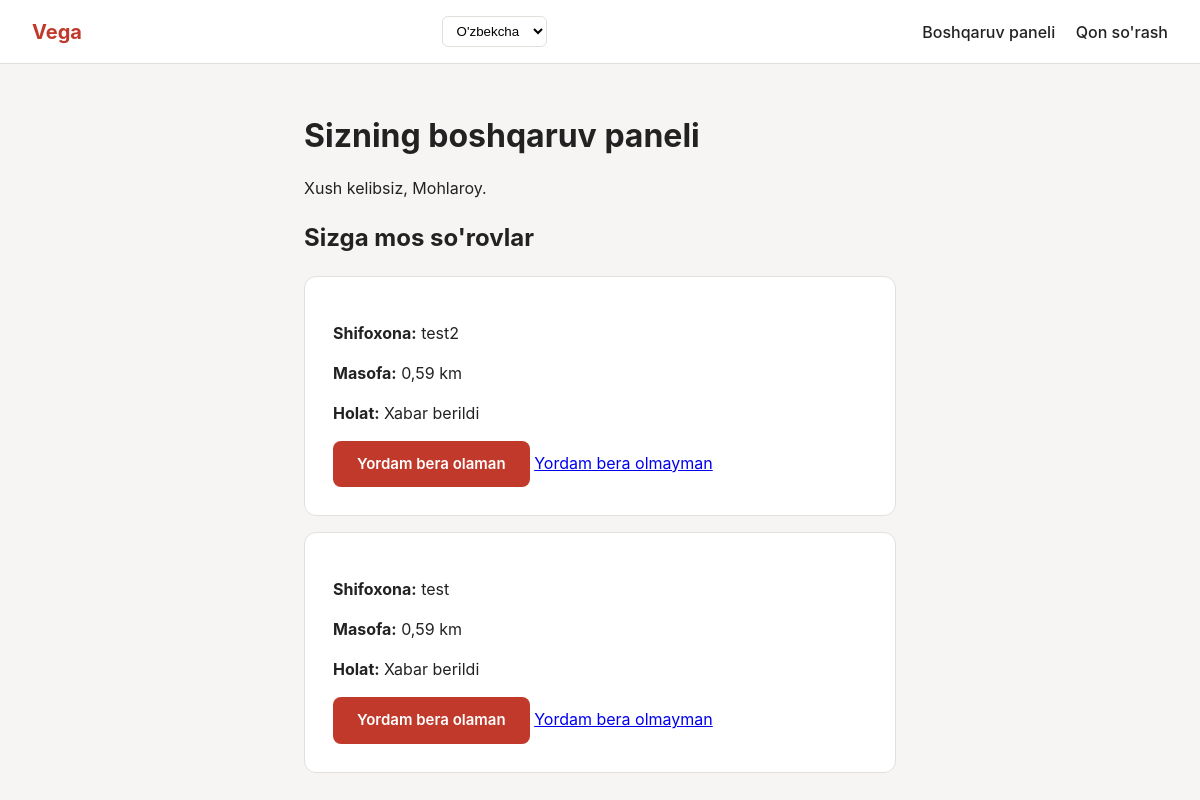
The app's page /uz/dashboard/ (signed in), older data.
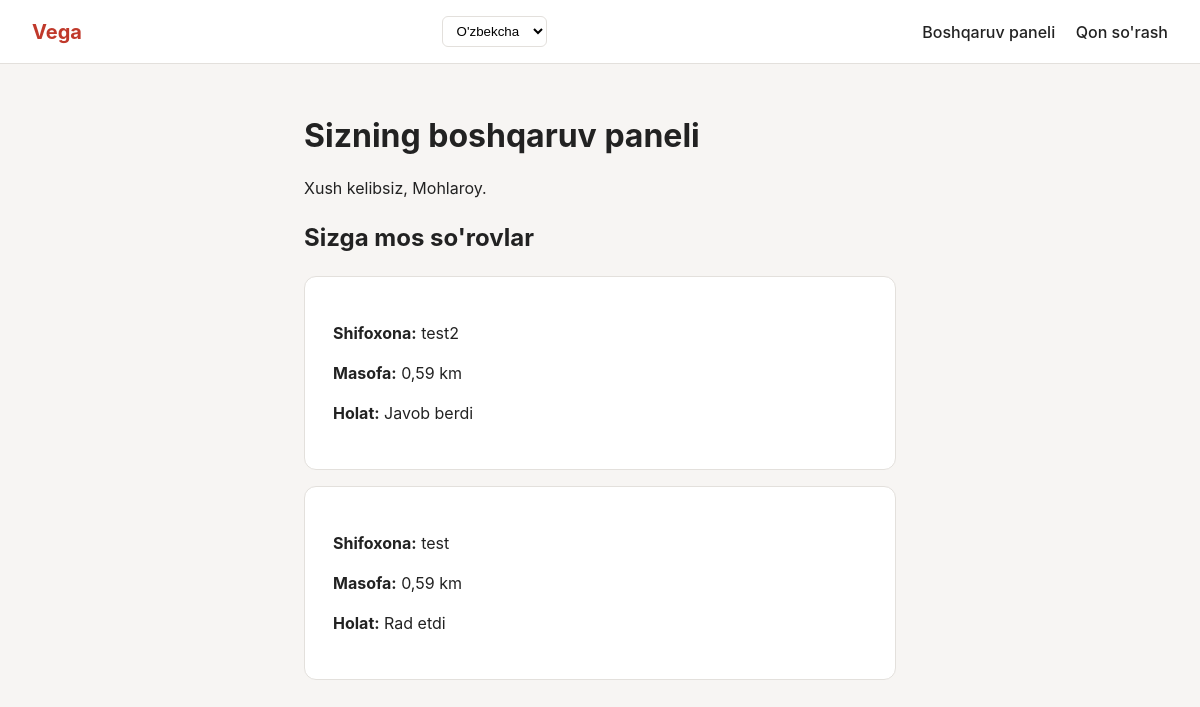
The same page, newer data.
### tracker/models.py (models this page shows, shortened)
class Match(models.Model):
    class Status(models.TextChoices):
        NOTIFIED = "notified", _("Xabar berildi")
        RESPONDED = "responded", _("Javob berdi")
        DECLINED = "declined", _("Rad etdi")
    blood_request = models.ForeignKey(
        BloodRequest, on_delete=models.CASCADE, related_name="matches"
    )
    donor = models.ForeignKey(
        DonorProfile, on_delete=models.CASCADE, related_name="matches"
    )
    distance_km = models.FloatField()
    status = models.CharField(
        max_length=20, choices=Status.choices, default=Status.NOTIFIED
    )
    created_at = models.DateTimeField(auto_now_add=True)
    class Meta:
        unique_together = ("blood_request", "donor")

class BloodRequest(models.Model):
    class Urgency(models.TextChoices):
        NORMAL = "normal", _("Oddiy")
        URGENT = "urgent", _("Shoshilinch")
        CRITICAL = "critical", _("Kritik")
    class Status(models.TextChoices):
        OPEN = "open", _("Ochiq")
        MATCHED = "matched", _("Moslashtirilgan")
        CLOSED = "closed", _("Yopiq")
        EXPIRED = "expired", _("Muddati tugagan")
    requester = models.ForeignKey(
        User, on_delete=models.CASCADE, related_name="blood_requests"
    )
    blood_type = models.CharField(max_length=3, choices=BloodType.choices)
    hospital_name = models.CharField(max_length=200)
    hospital_address = models.CharField(max_length=300)
    latitude = models.FloatField()
    longitude = models.FloatField()
    urgency = models.CharField(
        max_length=20, choices=Urgency.choices, default=Urgency.NORMAL
    )
    description = models.TextField(blank=True)
    status = models.CharField(
        max_length=20, choices=Status.choices, default=Status.OPEN
    )
    verified = models.BooleanField(default=False)
    expires_at = models.DateTimeField()
    created_at = models.DateTimeField(auto_now_add=True)

### tracker/views.py (the view)
# urls.py: path("dashboard/", views.dashboard, name="dashboard"),
@login_required
def dashboard(request):
    donor_profile = DonorProfile.objects.filter(user=request.user).first()
    my_matches = None
    if donor_profile:
        my_matches = donor_profile.matches.select_related(
            "blood_request"
        ).order_by("-created_at")
    return render(
        request,
        "dashboard.html",
        {"donor_profile": donor_profile, "my_matches": my_matches},
    )

### templates/dashboard.html
{% extends "base.html" %}
{% load i18n %}
{% block content %}
<h1>{% trans "Sizning boshqaruv paneli" %}</h1>
<p>{% trans "Xush kelibsiz" %}, {{ user.first_name }}.</p>
{% if donor_profile %}
<h2>{% trans "Sizga mos so'rovlar" %}</h2>
{% for match in my_matches %}
<div class="card-form" style="margin-bottom: 16px;">
    <p><strong>{% trans "Shifoxona" %}:</strong> {{ match.blood_request.hospital_name }}</p>
    <p><strong>{% trans "Masofa" %}:</strong> {{ match.distance_km }} km</p>
    <p><strong>{% trans "Holat" %}:</strong> {{ match.get_status_display }}</p>
    {% if match.status == "notified" or match.status == "pending_notification" %}
    <a href="{% url 'respond_to_match' match.id 'accept' %}" class="button">{% trans "Yordam bera olaman" %}</a>
    <a href="{% url 'respond_to_match' match.id 'decline' %}">{% trans "Yordam bera olmayman" %}</a>
    {% endif %}
</div>
{% empty %}
<p>{% trans "Hozircha mos so'rovlar yo'q." %}</p>
{% endfor %}
{% endif %}
{% endblock %}

### templates/base.html (shortened to what this page needs)
{% load i18n %}{% load static %}
<!DOCTYPE html>
<html>
<head>
    <link rel="stylesheet" href="{% static 'css/style.css' %}">
</head>
<body>
<nav class="navbar">
    <a href="{% url 'home' %}" class="brand">Vega</a>
    <form action="{% url 'set_language' %}" method="post" class="lang-form">
        <select name="language" onchange="this.form.submit()">
            {% get_current_language as CURRENT_LANGUAGE %}
            {% get_available_languages as LANGUAGES %}
            {% for lang_code, lang_name in LANGUAGES %}
                <option value="{{ lang_code }}" {% if lang_code == CURRENT_LANGUAGE %}selected{% endif %}>
                    {{ lang_name }}
                </option>
            {% endfor %}
        </select>
    </form>
    <div class="nav-links">
        {% if user.is_authenticated %}
            <a href="{% url 'dashboard' %}">{% trans "Boshqaruv paneli" %}</a>
            <a href="{% url 'create_request' %}">{% trans "Qon so'rash" %}</a>
        {% else %}
            <a href="{% url 'register_donor' %}">{% trans "Donor bo'lish" %}</a>
            <a href="{% url 'login' %}">{% trans "Kirish" %}</a>
        {% endif %}
    </div>
</nav>
<main class="container">
{% block content %}{% endblock %}
</main>
</body>
</html>

### static/css/style.css (style rules this page uses)
:root { --primary: #c0392b; --primary-dark: #962d22; --bg: #f7f5f3; --card: #ffffff; --text: #222222; --muted: #6b6b6b; --border: #e3e0dc; }
* { box-sizing: border-box; }
body { margin: 0; font-family: -apple-system, "Segoe UI", Roboto, sans-serif; background: var(--bg); color: var(--text); line-height: 1.5; }
.navbar { display: flex; align-items: center; justify-content: space-between; padding: 16px 32px; background: var(--card); border-bottom: 1px solid var(--border); }
.navbar .brand { font-weight: 700; font-size: 20px; color: var(--primary); text-decoration: none; }
.nav-links a { margin-left: 16px; color: var(--text); text-decoration: none; font-weight: 500; }
.lang-form select { padding: 6px 10px; border-radius: 6px; border: 1px solid var(--border); background: var(--card); }
.container { max-width: 640px; margin: 48px auto; padding: 0 24px; }
h1 { font-size: 32px; margin-bottom: 8px; }
.card-form { background: var(--card); border: 1px solid var(--border); border-radius: 12px; padding: 28px; }
.card-form p { margin-bottom: 16px; }

Row changes from the older to the newer data that the page shows:
changed Match "test2": status "Xabar berildi" → "Javob berdi"; trans "Yordam bera olaman" → (not shown); trans "Yordam bera olmayman" → (not shown)
changed Match "test": status "Xabar berildi" → "Rad etdi"; trans "Yordam bera olaman" → (not shown); trans "Yordam bera olmayman" → (not shown)
